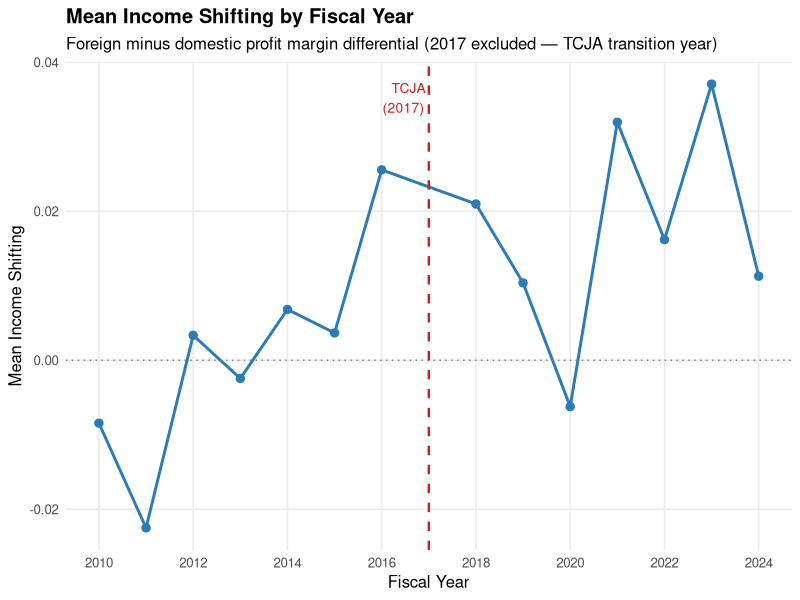
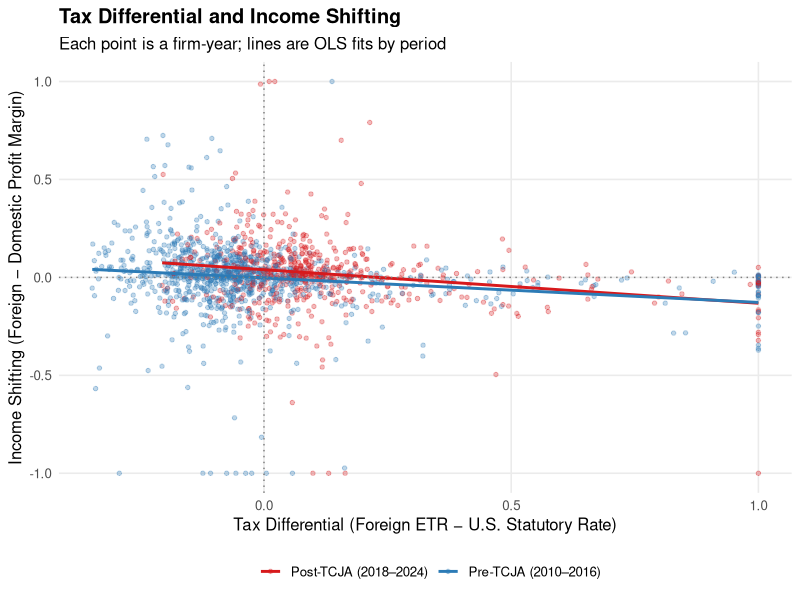

Write R code to recreate these figures, in order.
# =============================================================
# visualizations.R
# Econ 5253 Final Project — Income Shifting Visualizations
# Author: Brent Myers
# =============================================================
# This script reads the cleaned regression dataset exported
# from SAS and generates two figures for the final paper:
#   1. Mean income shifting by fiscal year (line chart)
#   2. Tax differential vs. income shifting (scatter plot)
# =============================================================

# ---- Load packages ----
library(tidyverse)

# ---- Read data ----
df <- read_csv("is_reg.csv")

# ---- Figure 1: Mean Income Shifting Over Time ----
# Compute mean income_shift by fiscal year
yearly_means <- df %>%
  group_by(fyear) %>%
  summarise(
    mean_shift = mean(income_shift, na.rm = TRUE),
    n = n(),
    .groups = "drop"
  )

fig1 <- ggplot(yearly_means, aes(x = fyear, y = mean_shift)) +
  geom_line(color = "#2C7BB6", linewidth = 1) +
  geom_point(color = "#2C7BB6", size = 2.5) +
  geom_hline(yintercept = 0, linetype = "dotted", color = "gray50") +
  geom_vline(xintercept = 2017, linetype = "dashed", color = "#D7191C", linewidth = 0.8) +
  annotate("text", x = 2017, y = max(yearly_means$mean_shift) * 0.95,
           label = "TCJA\n(2017)", color = "#D7191C", hjust = 1.1, size = 3.5) +
  scale_x_continuous(breaks = seq(2010, 2024, by = 2)) +
  labs(
    title = "Mean Income Shifting by Fiscal Year",
    subtitle = "Foreign minus domestic profit margin differential (2017 excluded — TCJA transition year)",
    x = "Fiscal Year",
    y = "Mean Income Shifting"
  ) +
  theme_minimal(base_size = 12) +
  theme(
    plot.title = element_text(face = "bold"),
    panel.grid.minor = element_blank()
  )

ggsave("fig1_income_shift_over_time.png", fig1, width = 8, height = 5, dpi = 300)

# ---- Figure 2: Tax Differential vs. Income Shifting ----
# Color-code by pre- vs. post-TCJA; add fitted regression lines
fig2_data <- df %>%
  filter(!is.na(tax_diff)) %>%
  mutate(period = ifelse(post_tcja == 1, "Post-TCJA (2018–2024)", "Pre-TCJA (2010–2016)"))

fig2 <- ggplot(fig2_data, aes(x = tax_diff, y = income_shift, color = period)) +
  geom_point(alpha = 0.3, size = 1.2) +
  geom_smooth(method = "lm", se = FALSE, linewidth = 1) +
  scale_color_manual(
    values = c("Pre-TCJA (2010–2016)" = "#2C7BB6", "Post-TCJA (2018–2024)" = "#D7191C"),
    name = ""
  ) +
  geom_hline(yintercept = 0, linetype = "dotted", color = "gray50") +
  geom_vline(xintercept = 0, linetype = "dotted", color = "gray50") +
  labs(
    title = "Tax Differential and Income Shifting",
    subtitle = "Each point is a firm-year; lines are OLS fits by period",
    x = "Tax Differential (Foreign ETR − U.S. Statutory Rate)",
    y = "Income Shifting (Foreign − Domestic Profit Margin)"
  ) +
  theme_minimal(base_size = 12) +
  theme(
    plot.title = element_text(face = "bold"),
    panel.grid.minor = element_blank(),
    legend.position = "bottom"
  )

ggsave("fig2_tax_diff_vs_shift.png", fig2, width = 8, height = 5, dpi = 300)

# ---- Confirmation ----
cat("\nFigures saved:\n")
cat("  fig1_income_shift_over_time.png\n")
cat("  fig2_tax_diff_vs_shift.png\n")
